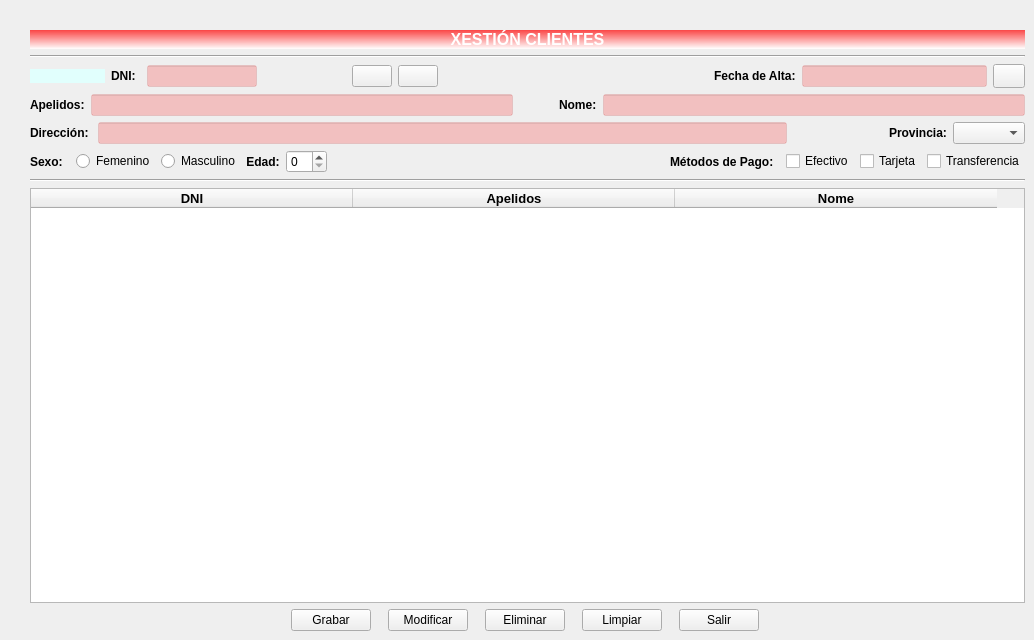
        <widget class="QWidget" name="panelCli">
         <attribute name="title">
          <string>Clientes</string>
         </attribute>
         <widget class="QWidget" name="layoutWidget">
          <property name="geometry">
           <rect>
            <x>30</x>
            <y>30</y>
            <width>995</width>
            <height>601</height>
           </rect>
          </property>
          <layout class="QGridLayout" name="gridLayout_5">
           <item row="0" column="0">
            <widget class="QLabel" name="lblXestCli">
             <property name="font">
              <font>
               <pointsize>12</pointsize>
               <weight>75</weight>
               <bold>true</bold>
              </font>
             </property>
             <property name="styleSheet">
              <string notr="true">background-color: qlineargradient(spread:pad, x1:0.488636, y1:0, x2:0.506, y2:1, stop:0 rgba(255, 0, 0, 180), stop:1 rgba(255, 255, 255, 255));
color: rgb(255, 255, 255);</string>
             </property>
             <property name="text">
              <string>XESTIÓN CLIENTES</string>
             </property>
             <property name="alignment">
              <set>Qt::AlignCenter</set>
             </property>
            </widget>
           </item>
           <item row="1" column="0">
            <widget class="Line" name="lineSup">
             <property name="orientation">
              <enum>Qt::Horizontal</enum>
             </property>
            </widget>
           </item>
           <item row="2" column="0">
            <layout class="QGridLayout" name="gridLayout_3">
             <item row="0" column="4">
              <spacer name="horizontalSpacer_7">
               <property name="orientation">
                <enum>Qt::Horizontal</enum>
               </property>
               <property name="sizeType">
                <enum>QSizePolicy::Fixed</enum>
               </property>
               <property name="sizeHint" stdset="0">
                <size>
                 <width>75</width>
                 <height>10</height>
                </size>
               </property>
              </spacer>
             </item>
             <item row="0" column="5">
              <widget class="QPushButton" name="btnBuscarCli">
               <property name="sizePolicy">
                <sizepolicy hsizetype="Fixed" vsizetype="Fixed">
                 <horstretch>0</horstretch>
                 <verstretch>0</verstretch>
                </sizepolicy>
               </property>
               <property name="text">
                <string/>
               </property>
               <property name="icon">
                <iconset>
                 <normaloff>img/lupa.png</normaloff>img/lupa.png</iconset>
               </property>
               <property name="iconSize">
                <size>
                 <width>24</width>
                 <height>24</height>
                </size>
               </property>
              </widget>
             </item>
             <item row="0" column="6">
              <widget class="QPushButton" name="btnReloadCli">
               <property name="sizePolicy">
                <sizepolicy hsizetype="Fixed" vsizetype="Fixed">
                 <horstretch>0</horstretch>
                 <verstretch>0</verstretch>
                </sizepolicy>
               </property>
               <property name="text">
                <string/>
               </property>
               <property name="icon">
                <iconset>
                 <normaloff>img/reload.png</normaloff>img/reload.png</iconset>
               </property>
               <property name="iconSize">
                <size>
                 <width>24</width>
                 <height>24</height>
                </size>
               </property>
              </widget>
             </item>
             <item row="0" column="8">
              <widget class="QLabel" name="lblClialta">
               <property name="sizePolicy">
                <sizepolicy hsizetype="Maximum" vsizetype="Fixed">
                 <horstretch>0</horstretch>
                 <verstretch>0</verstretch>
                </sizepolicy>
               </property>
               <property name="font">
                <font>
                 <weight>75</weight>
                 <bold>true</bold>
                </font>
               </property>
               <property name="text">
                <string>Fecha de Alta:</string>
               </property>
              </widget>
             </item>
             <item row="0" column="10">
              <widget class="QPushButton" name="btnCalendar">
               <property name="sizePolicy">
                <sizepolicy hsizetype="Fixed" vsizetype="Fixed">
                 <horstretch>0</horstretch>
                 <verstretch>0</verstretch>
                </sizepolicy>
               </property>
               <property name="maximumSize">
                <size>
                 <width>32</width>
                 <height>32</height>
                </size>
               </property>
               <property name="text">
                <string/>
               </property>
               <property name="icon">
                <iconset>
                 <normaloff>img/calendar.png</normaloff>img/calendar.png</iconset>
               </property>
               <property name="iconSize">
                <size>
                 <width>30</width>
                 <height>30</height>
                </size>
               </property>
              </widget>
             </item>
             <item row="0" column="1">
              <widget class="QLabel" name="lblDni">
               <property name="sizePolicy">
                <sizepolicy hsizetype="Minimum" vsizetype="Preferred">
                 <horstretch>0</horstretch>
                 <verstretch>0</verstretch>
                </sizepolicy>
               </property>
               <property name="maximumSize">
                <size>
                 <width>30</width>
                 <height>16777215</height>
                </size>
               </property>
               <property name="font">
                <font>
                 <weight>75</weight>
                 <bold>true</bold>
                </font>
               </property>
               <property name="text">
                <string>DNI:</string>
               </property>
              </widget>
             </item>
             <item row="0" column="9">
              <widget class="QLineEdit" name="editClialta">
               <property name="sizePolicy">
                <sizepolicy hsizetype="Ignored" vsizetype="Fixed">
                 <horstretch>0</horstretch>
                 <verstretch>0</verstretch>
                </sizepolicy>
               </property>
               <property name="minimumSize">
                <size>
                 <width>0</width>
                 <height>0</height>
                </size>
               </property>
               <property name="maximumSize">
                <size>
                 <width>16777215</width>
                 <height>16777215</height>
                </size>
               </property>
               <property name="styleSheet">
                <string notr="true">background-color: rgba(255, 0, 0, 50);</string>
               </property>
               <property name="alignment">
                <set>Qt::AlignCenter</set>
               </property>
              </widget>
             </item>
             <item row="0" column="3">
              <widget class="QLabel" name="lblValidar">
               <property name="sizePolicy">
                <sizepolicy hsizetype="Fixed" vsizetype="Fixed">
                 <horstretch>0</horstretch>
                 <verstretch>0</verstretch>
                </sizepolicy>
               </property>
               <property name="font">
                <font>
                 <family>Comic Sans MS</family>
                 <pointsize>14</pointsize>
                 <weight>75</weight>
                 <italic>true</italic>
                 <bold>true</bold>
                </font>
               </property>
               <property name="text">
                <string/>
               </property>
              </widget>
             </item>
             <item row="0" column="2">
              <widget class="QLineEdit" name="editDni">
               <property name="sizePolicy">
                <sizepolicy hsizetype="Preferred" vsizetype="Fixed">
                 <horstretch>0</horstretch>
                 <verstretch>0</verstretch>
                </sizepolicy>
               </property>
               <property name="minimumSize">
                <size>
                 <width>110</width>
                 <height>0</height>
                </size>
               </property>
               <property name="maximumSize">
                <size>
                 <width>110</width>
                 <height>16777215</height>
                </size>
               </property>
               <property name="styleSheet">
                <string notr="true">background-color: rgba(255, 0, 0, 50);</string>
               </property>
              </widget>
             </item>
             <item row="0" column="7">
              <spacer name="horizontalSpacer_3">
               <property name="orientation">
                <enum>Qt::Horizontal</enum>
               </property>
               <property name="sizeType">
                <enum>QSizePolicy::Fixed</enum>
               </property>
               <property name="sizeHint" stdset="0">
                <size>
                 <width>270</width>
                 <height>20</height>
                </size>
               </property>
              </spacer>
             </item>
             <item row="0" column="0">
              <widget class="QLabel" name="lblCodcli">
               <property name="sizePolicy">
                <sizepolicy hsizetype="Ignored" vsizetype="Fixed">
                 <horstretch>0</horstretch>
                 <verstretch>0</verstretch>
                </sizepolicy>
               </property>
               <property name="maximumSize">
                <size>
                 <width>75</width>
                 <height>16777215</height>
                </size>
               </property>
               <property name="font">
                <font>
                 <weight>75</weight>
                 <bold>true</bold>
                </font>
               </property>
               <property name="styleSheet">
                <string notr="true">background-color: rgb(225, 255, 253);</string>
               </property>
               <property name="text">
                <string/>
               </property>
               <property name="alignment">
                <set>Qt::AlignCenter</set>
               </property>
              </widget>
             </item>
            </layout>
           </item>
           <item row="3" column="0">
            <layout class="QGridLayout" name="gridLayout">
             <item row="0" column="4">
              <widget class="QLineEdit" name="editNome">
               <property name="styleSheet">
                <string notr="true">background-color: rgba(255, 0, 0, 50);</string>
               </property>
              </widget>
             </item>
             <item row="0" column="3">
              <widget class="QLabel" name="lblNome">
               <property name="font">
                <font>
                 <weight>75</weight>
                 <bold>true</bold>
                </font>
               </property>
               <property name="text">
                <string>Nome:</string>
               </property>
              </widget>
             </item>
             <item row="0" column="1">
              <widget class="QLineEdit" name="editApel">
               <property name="styleSheet">
                <string notr="true">background-color: rgba(255, 0, 0, 50);</string>
               </property>
              </widget>
             </item>
             <item row="0" column="2">
              <spacer name="horizontalSpacer">
               <property name="orientation">
                <enum>Qt::Horizontal</enum>
               </property>
               <property name="sizeType">
                <enum>QSizePolicy::Fixed</enum>
               </property>
               <property name="sizeHint" stdset="0">
                <size>
                 <width>40</width>
                 <height>20</height>
                </size>
               </property>
              </spacer>
             </item>
             <item row="0" column="0">
              <widget class="QLabel" name="lblApel">
               <property name="font">
                <font>
                 <weight>75</weight>
                 <bold>true</bold>
                </font>
               </property>
               <property name="text">
                <string>Apelidos:</string>
               </property>
              </widget>
             </item>
            </layout>
           </item>
           <item row="4" column="0">
            <layout class="QGridLayout" name="gridLayout_2">
             <item row="0" column="3">
              <widget class="QLabel" name="lblProv">
               <property name="sizePolicy">
                <sizepolicy hsizetype="Fixed" vsizetype="Preferred">
                 <horstretch>0</horstretch>
                 <verstretch>0</verstretch>
                </sizepolicy>
               </property>
               <property name="font">
                <font>
                 <weight>75</weight>
                 <bold>true</bold>
                </font>
               </property>
               <property name="text">
                <string>Provincia:</string>
               </property>
              </widget>
             </item>
             <item row="0" column="1">
              <widget class="QLineEdit" name="editDir">
               <property name="sizePolicy">
                <sizepolicy hsizetype="Expanding" vsizetype="Fixed">
                 <horstretch>0</horstretch>
                 <verstretch>0</verstretch>
                </sizepolicy>
               </property>
               <property name="styleSheet">
                <string notr="true">background-color: rgb(255, 0, 0, 50);</string>
               </property>
              </widget>
             </item>
             <item row="0" column="2">
              <spacer name="horizontalSpacer_5">
               <property name="orientation">
                <enum>Qt::Horizontal</enum>
               </property>
               <property name="sizeType">
                <enum>QSizePolicy::Fixed</enum>
               </property>
               <property name="sizeHint" stdset="0">
                <size>
                 <width>96</width>
                 <height>20</height>
                </size>
               </property>
              </spacer>
             </item>
             <item row="0" column="4">
              <widget class="QComboBox" name="cmbProv"/>
             </item>
             <item row="0" column="0">
              <widget class="QLabel" name="lblDir">
               <property name="sizePolicy">
                <sizepolicy hsizetype="Fixed" vsizetype="Preferred">
                 <horstretch>0</horstretch>
                 <verstretch>0</verstretch>
                </sizepolicy>
               </property>
               <property name="font">
                <font>
                 <weight>75</weight>
                 <bold>true</bold>
                </font>
               </property>
               <property name="text">
                <string>Dirección: </string>
               </property>
              </widget>
             </item>
            </layout>
           </item>
           <item row="5" column="0">
            <layout class="QGridLayout" name="gridLayout_4">
             <item row="0" column="0">
              <widget class="QLabel" name="lblSexo">
               <property name="font">
                <font>
                 <weight>75</weight>
                 <bold>true</bold>
                </font>
               </property>
               <property name="text">
                <string>Sexo:  </string>
               </property>
               <property name="alignment">
                <set>Qt::AlignLeading|Qt::AlignLeft|Qt::AlignVCenter</set>
               </property>
              </widget>
             </item>
             <item row="0" column="1">
              <widget class="QRadioButton" name="rbtFem">
               <property name="text">
                <string>Femenino</string>
               </property>
               <attribute name="buttonGroup">
                <string notr="true">grpbtnSex</string>
               </attribute>
              </widget>
             </item>
             <item row="0" column="2">
              <widget class="QRadioButton" name="rbtMasc">
               <property name="text">
                <string>Masculino</string>
               </property>
               <attribute name="buttonGroup">
                <string notr="true">grpbtnSex</string>
               </attribute>
              </widget>
             </item>
             <item row="0" column="3">
              <widget class="QLabel" name="lblEdad">
               <property name="font">
                <font>
                 <weight>75</weight>
                 <bold>true</bold>
                </font>
               </property>
               <property name="text">
                <string>Edad:</string>
               </property>
               <property name="alignment">
                <set>Qt::AlignCenter</set>
               </property>
              </widget>
             </item>
             <item row="0" column="4">
              <widget class="QSpinBox" name="spinEdad"/>
             </item>
             <item row="0" column="5">
              <spacer name="horizontalSpacer_2">
               <property name="orientation">
                <enum>Qt::Horizontal</enum>
               </property>
               <property name="sizeHint" stdset="0">
                <size>
                 <width>40</width>
                 <height>20</height>
                </size>
               </property>
              </spacer>
             </item>
             <item row="0" column="6">
              <widget class="QLabel" name="lblPago">
               <property name="font">
                <font>
                 <weight>75</weight>
                 <bold>true</bold>
                </font>
               </property>
               <property name="text">
                <string>Métodos de Pago:  </string>
               </property>
              </widget>
             </item>
             <item row="0" column="7">
              <widget class="QCheckBox" name="chkEfec">
               <property name="text">
                <string>Efectivo</string>
               </property>
               <attribute name="buttonGroup">
                <string notr="true">grpbtnPay</string>
               </attribute>
              </widget>
             </item>
             <item row="0" column="8">
              <widget class="QCheckBox" name="chkTar">
               <property name="text">
                <string>Tarjeta</string>
               </property>
               <attribute name="buttonGroup">
                <string notr="true">grpbtnPay</string>
               </attribute>
              </widget>
             </item>
             <item row="0" column="9">
              <widget class="QCheckBox" name="chkTrans">
               <property name="text">
                <string>Transferencia</string>
               </property>
               <attribute name="buttonGroup">
                <string notr="true">grpbtnPay</string>
               </attribute>
              </widget>
             </item>
            </layout>
           </item>
           <item row="6" column="0">
            <widget class="Line" name="lineInf">
             <property name="orientation">
              <enum>Qt::Horizontal</enum>
             </property>
            </widget>
           </item>
           <item row="7" column="0">
            <widget class="QTableWidget" name="tableCli">
             <attribute name="horizontalHeaderDefaultSectionSize">
              <number>322</number>
             </attribute>
             <column>
              <property name="text">
               <string>DNI</string>
              </property>
              <property name="font">
               <font>
                <pointsize>10</pointsize>
                <weight>75</weight>
                <bold>true</bold>
               </font>
              </property>
             </column>
             <column>
              <property name="text">
               <string>Apelidos</string>
              </property>
              <property name="font">
               <font>
                <pointsize>10</pointsize>
                <weight>75</weight>
                <bold>true</bold>
               </font>
              </property>
             </column>
             <column>
              <property name="text">
               <string>Nome</string>
              </property>
              <property name="font">
               <font>
                <pointsize>10</pointsize>
                <weight>75</weight>
                <bold>true</bold>
               </font>
              </property>
             </column>
            </widget>
           </item>
           <item row="8" column="0">
            <layout class="QGridLayout" name="griBotonCli">
             <property name="sizeConstraint">
              <enum>QLayout::SetDefaultConstraint</enum>
             </property>
             <property name="leftMargin">
              <number>250</number>
             </property>
             <property name="topMargin">
              <number>0</number>
             </property>
             <property name="rightMargin">
              <number>250</number>
             </property>
             <property name="bottomMargin">
              <number>0</number>
             </property>
             <item row="0" column="1">
              <widget class="QPushButton" name="btnModifCli">
               <property name="sizePolicy">
                <sizepolicy hsizetype="Fixed" vsizetype="Fixed">
                 <horstretch>0</horstretch>
                 <verstretch>0</verstretch>
                </sizepolicy>
               </property>
               <property name="text">
                <string>Modificar</string>
               </property>
              </widget>
             </item>
             <item row="0" column="0">
              <widget class="QPushButton" name="btnAltaCli">
               <property name="sizePolicy">
                <sizepolicy hsizetype="Fixed" vsizetype="Fixed">
                 <horstretch>0</horstretch>
                 <verstretch>0</verstretch>
                </sizepolicy>
               </property>
               <property name="text">
                <string>Grabar</string>
               </property>
              </widget>
             </item>
             <item row="0" column="3">
              <widget class="QPushButton" name="btnLimpiarCli">
               <property name="sizePolicy">
                <sizepolicy hsizetype="Fixed" vsizetype="Fixed">
                 <horstretch>0</horstretch>
                 <verstretch>0</verstretch>
                </sizepolicy>
               </property>
               <property name="text">
                <string>Limpiar</string>
               </property>
              </widget>
             </item>
             <item row="0" column="4">
              <widget class="QPushButton" name="btnSalir">
               <property name="sizePolicy">
                <sizepolicy hsizetype="Fixed" vsizetype="Fixed">
                 <horstretch>0</horstretch>
                 <verstretch>0</verstretch>
                </sizepolicy>
               </property>
               <property name="text">
                <string>Salir</string>
               </property>
              </widget>
             </item>
             <item row="0" column="2">
              <widget class="QPushButton" name="btnBajaCli">
               <property name="sizePolicy">
                <sizepolicy hsizetype="Fixed" vsizetype="Fixed">
                 <horstretch>0</horstretch>
                 <verstretch>0</verstretch>
                </sizepolicy>
               </property>
               <property name="text">
                <string>Eliminar</string>
               </property>
              </widget>
             </item>
            </layout>
           </item>
          </layout>
         </widget>
        </widget>
